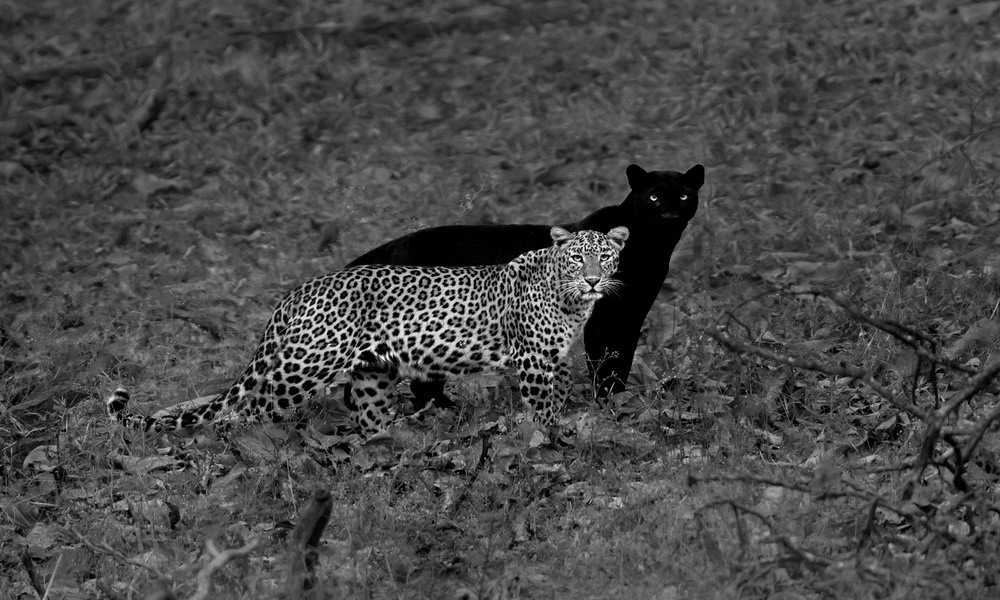
#> input picture Steganography/Leopards.jpg, 1000 x 600 px
$ python Steganography.py
#> lines starting #> are read from the running program, lines starting #| are printed output that depends on the picture
import cv2
import numpy as np

# Read Images in Grayscale Mode
image = np.asarray(cv2.imread('Leopards.jpg', 0))
#> image is the input picture: shape (600, 1000); min 0, max 248, mean 71.8
ai, bi = image.shape
#> ai = 600; bi = 1000
cv2.imshow("Original Image", image)
cv2.waitKey()

target = np.asarray(cv2.imread('Cubic.jpg', 0))
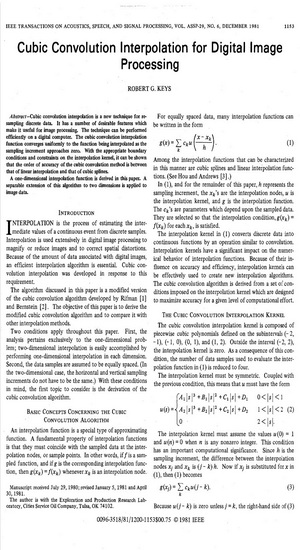
#> input picture Steganography/Cubic.jpg, 300 x 550 px
#> target is the input picture: shape (550, 300); min 0, max 255, mean 228.3
at, bt = target.shape
#> at = 550; bt = 300

t_array = np.zeros((at, 3*bt), "uint8")
i_array = image
arr = np.zeros((ai, bi), 'uint8')
# Decode Target Image
for i in range(at):
    for j in range(bt):
        t_array[i, j*3] = (target[i, j] & 192) >> 6
        t_array[i, j*3+1] = (target[i, j] & 48) >> 4
        t_array[i, j*3+2] = (target[i, j] & 12) >> 2
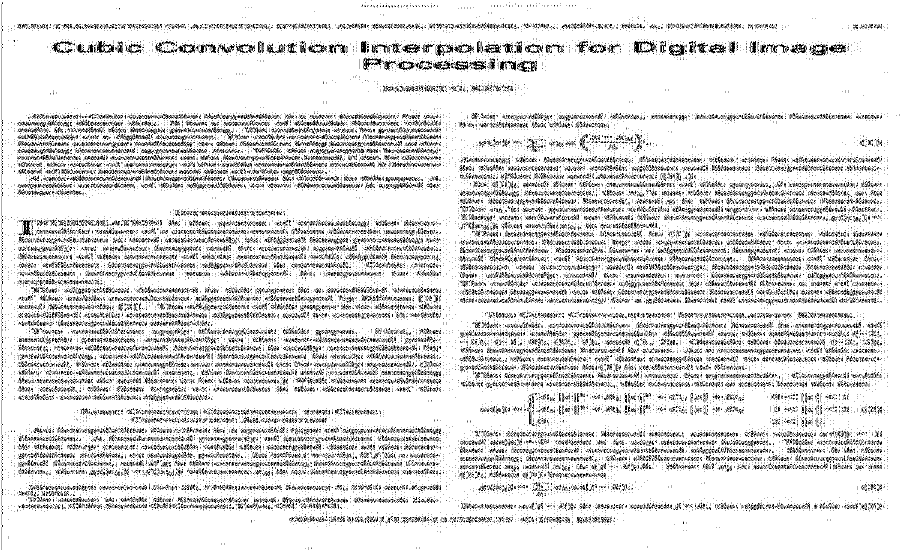
#> t_array: shape (550, 900); min 0, max 3, mean 2.58; drawn with min black and max white

for i in range(at):
    for j in range(bt*3):
        i_array[i, j] = (image[i, j] & ~3) + t_array[i, j]

cv2.imshow("Combined Image", i_array)
cv2.waitKey()

# Encode
for i in range(ai):
    for j in range(int(bi/3)):
        arr[i, j] = ((i_array[i, 3*j]&3)<<6) + ((i_array[i, 3*j+1]&3)<<4) + ((i_array[i, 3*j+2]&3)<<2) + 3
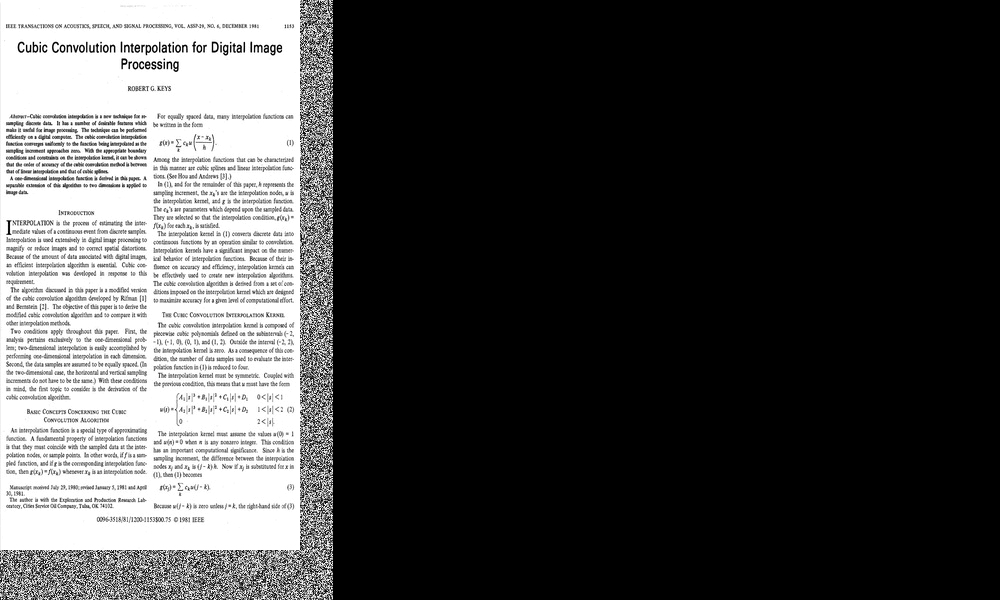
#> arr: shape (600, 1000); min 0, max 255, mean 70.5
arr = arr[:at, :bt]
#> arr: shape (550, 300)

cv2.imshow("Secret Image", arr)
cv2.waitKey()
